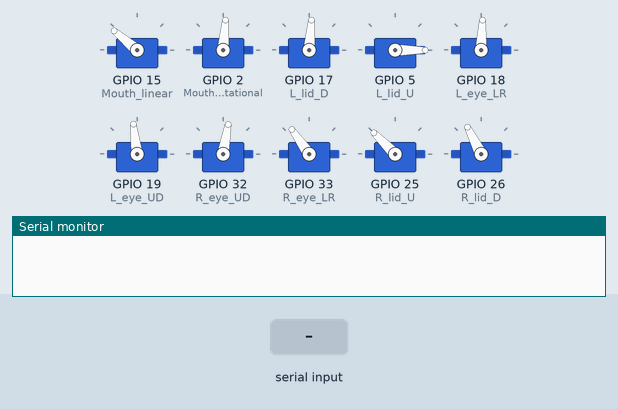
Simulated run of this sketch. Board: ESP32. Shown: 10 × servo, the last lines printed to the serial monitor. Inputs (shaded band) come from the test bench. Random numbers use the default seed unless the sketch sets one.

Above: at 1.2 s.
1.3 s: "250\n" received over Serial
At 4.12 s:
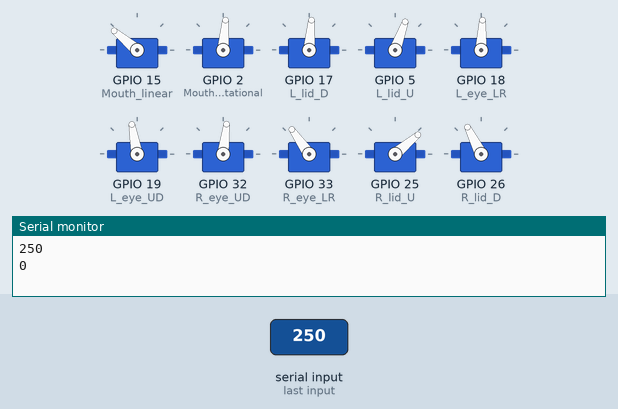
4.3 s: "200\n" received over Serial
At 4.7 s:
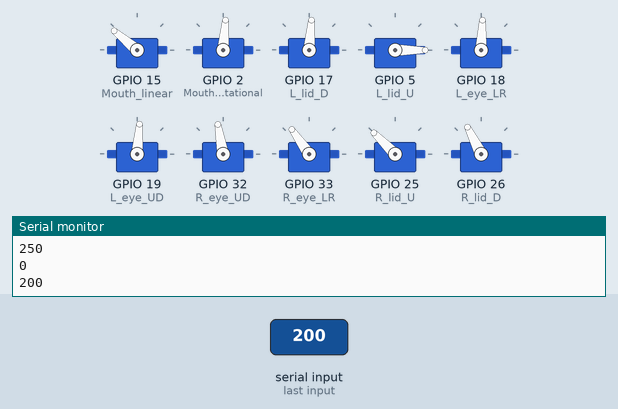
5.8 s: "5\n" received over Serial
At 7.1 s:
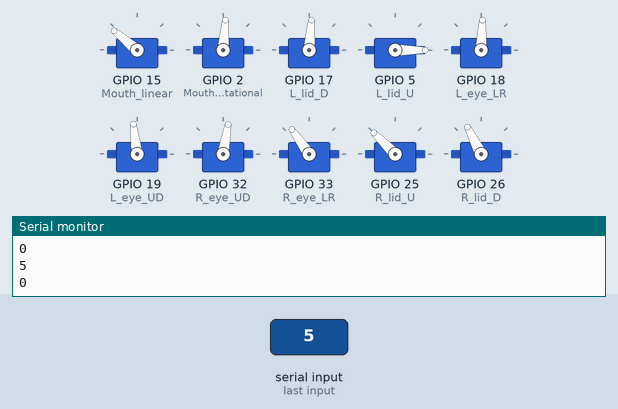
8.8 s: "200\n" received over Serial
At 10.12 s:
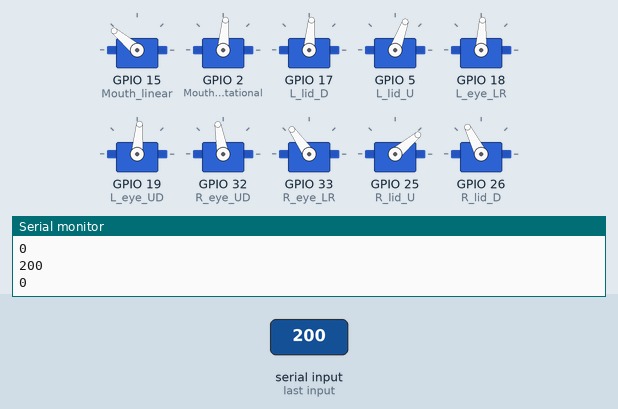
Timing chart, 0 to 11.8 s (numbered marks = the images above; inputs shaded):
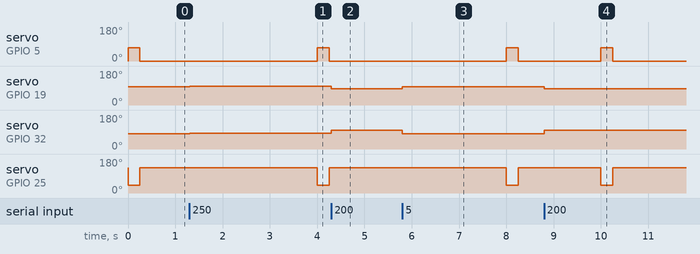

The sketch:

vulcan_servo2.ino
```cpp
#include <ESP32Servo.h>

// Define the servo object
Servo Mouth_linear;
Servo Mouth_Rotational;
//Servo myServo3;
//Servo myServo4;
Servo L_lid_D;
Servo L_lid_U;
Servo L_eye_LR;
Servo L_eye_UD;
Servo R_eye_UD;
Servo R_eye_LR;
Servo R_lid_U;
Servo R_lid_D;
//Servo myServo13;
//Servo myServo14;
//Servo myServo15;
//Servo myServo16;

bool blinking = 1;
bool Talk = 0;

hw_timer_t *timer1 = NULL;
hw_timer_t *timer2 = NULL;

int L_eye_H = 87;
int L_eye_V = 97;
int R_eye_H = 125;
int R_eye_V = 80;

int increment = 4;

volatile int angle_2 = 0;
volatile bool increasing2 = true;

volatile int angle3 = 0;
volatile bool increasing3 = true;

int blink_speed = 2;
int talking_speed = 2;
int bl_counter = 0;
int tl_counter = 0;

int randomNumber = random(5, 10);

void IRAM_ATTR onTimer1()
{
  tl_counter++;
  if(blinking==1)
  {
    if(bl_counter%(randomNumber*1000) == 0)
    {
      L_lid_U.write(70);
      R_lid_U.write(40);
    }
    if(bl_counter%(randomNumber*1000) == 250)
    {
      L_lid_U.write(0);
      R_lid_U.write(135);
      randomNumber = random(3, 7);
      blinking = 0;
    }
    bl_counter++;
  }
  if(Talk==1)
  {
    if(tl_counter% 800 == 0)
    {
      Mouth_Rotational.write(95);
    }
    if(tl_counter%800 == 400)
    {
      Mouth_Rotational.write(85);
    }
  }
}


void setup() {
  Serial.begin(115200);

  Mouth_linear.attach(15);
  Mouth_Rotational.attach(2);
  //  myServo3.attach(4);
  //  myServo4.attach(16);
  L_lid_D.attach(17);
  L_lid_U.attach(5);
  L_eye_LR.attach(18);
  L_eye_UD.attach(19);
  R_eye_UD.attach(32);
  R_eye_LR.attach(33);
  R_lid_U.attach(25);
  R_lid_D.attach(26);
  //  myServo13.attach(27);
  //  myServo14.attach(14);
  //  myServo15.attach(12);
  //  myServo16.attach(13);

  L_lid_D.write(85);
  L_lid_U.write(0);
  L_eye_LR.write(87);
  L_eye_UD.write(97);
  R_eye_UD.write(80);
  R_eye_LR.write(125);
  R_lid_U.write(135);
  R_lid_D.write(117);
  Mouth_linear.write(140);
  Mouth_Rotational.write(85);

    // Create a hardware timer
  timer1 = timerBegin(1000000); // Timer 1, prescaler of 80 (1 tick = 1 µs)
  timerAttachInterrupt(timer1, &onTimer1); // Attach interrupt
  timerAlarm(timer1, 1000, true, 0); // Set alarm to 5 seconds (5,000,000 µs)

//  timer2 = timerBegin(1000000); // Timer 2
//  timerAttachInterrupt(timer2, &onTimer2);
//  timerAlarm(timer2, 1000, true, 0); // 300 miliseconds for Servo 2
}

void check_cond()
{
   if (L_eye_V >= 115)
      L_eye_V = 115;
    if (L_eye_V <= 85)
      L_eye_V = 85;

    if (L_eye_H >= 115)
      L_eye_H = 115;
    if (L_eye_H <= 60)
      L_eye_H = 60;

    if (R_eye_V >= 100)
      R_eye_V = 100;
    if (R_eye_V <= 65)
      R_eye_V = 65;

    if (R_eye_H >= 150)
      R_eye_H = 150;
    if (R_eye_H <= 95)
      R_eye_H = 95;
}
void loop() {
  unsigned long currentMillis = millis();  // Get the current time

  if (Serial.available() > 0)
  {
    int receivedValue = 5;
    receivedValue = Serial.parseInt();
    Serial.println(receivedValue);

    if (receivedValue == 1)             //Eye left
    {
      L_eye_H += increment;
      R_eye_H += increment;
    }
    else if (receivedValue == 2)        //Eye right
    {
      L_eye_H -= increment;
      R_eye_H -= increment;
    }
    else if (receivedValue == 3)        //Eye up
    {
      L_eye_V += increment;
      R_eye_V -= increment;
    }
    else if (receivedValue == 4)        //Eye down
    {

      L_eye_V -= increment;
      R_eye_V += increment;
    }
    else if (receivedValue == 5)        //Centre
    {
      L_eye_H = 87;
      L_eye_V = 97;
      R_eye_H = 125;
      R_eye_V = 80;
    }
    else if (receivedValue == 6)        //Left wink
    {
       blinking = 0;
       for (int angle = 0; angle <= 70; angle++)
       {
          L_lid_U.write(angle);
          delay(10);
       }
       delay(500);
       L_lid_U.write(0);
       blinking = 1;
    }
    else if (receivedValue == 7)        //Right wink
    {
      blinking = 0;
      for (int angle = 135; angle >= 40; angle--)
      {
        R_lid_U.write(angle);
        delay(10);
      }
      delay(500);
      R_lid_U.write(135);
      blinking = 1;
    }
    else if (receivedValue == 8)      //Talk
    {
      Talk = 1;
    }
    else if (receivedValue == 9)      //Stop talk
    {
      Talk = 0;
    }
    else if (receivedValue == 10)     //Yawn
    {
      if(Talk == 0)
      {
         blinking = 0;
        for (int angle = 85; angle <= 115; angle++)
        {
            R_lid_U.write((int)(-3.167*angle+404.167));
           L_lid_U.write((int)(2.333*angle-198.333));
            Mouth_linear.write((int)(-1.433*angle+261.833));
            Mouth_Rotational.write(angle);
            delay(30);
        }
        delay(800);
        for (int angle = 115; angle >= 85; angle--)
        {
            Mouth_linear.write((int)(-1.433*angle+261.833));
            Mouth_Rotational.write(angle);
            delay(5);
        }
        L_lid_U.write(0);
        R_lid_U.write(135);
        blinking = 1;

      }
    }
    else if (receivedValue == 11)     //Look around
    {
      // for (int angle = 125; angle <= 160; angle++)
      // {
      //   R_eye_LR.write(angle);
      //   L_eye_LR.write(3*angle-325);
      //   delay(30);
      // }
      // for (int angle = 160; angle >= 85; angle--)
      // {
      //   R_eye_LR.write(angle);
      //   L_eye_LR.write(3*angle-325);
      //   delay(30);
      // }

      // for (int angle = 125; angle <= 150; angle++)
      // {
      //   R_eye_LR.write(angle);
      //   L_eye_LR.write(3*angle-325);
      //   delay(15);
      // }
      // for (int angle = 140; angle >= 85; angle--)
      // {
      //   R_eye_LR.write(angle);
      //   L_eye_LR.write(3*angle-325);
      //   delay(15);
      // }

    }
    else if (receivedValue == 12)
    {
      //Eye roll
      /*for (int i = 0; i < steps; i++)
      {
        // Calculate the angle in radians
        angle = (2 * PI / steps) * i;

        // Calculate x and y using parametric equations
        int x = xc + radius * cos(angle);
        int y = yc + radius * sin(angle);

        // Ensure x and y are within the allowed range
        if (x >= 70 && x <= 105 && y >= 86 && y <= 108) {
            printf("(%d, %d)\n", x, y);
        }
      }*/
    } else if (receivedValue == 13) {
      //Sleep
    } else if (receivedValue == 14) {
      //Squint
    } else if (receivedValue == 15) {
      //Creep eyes
    }
    else if (receivedValue >= 100 && receivedValue < 200)
    {
        int target_H = receivedValue - 100;
        L_eye_H = map(target_H, 0, 99, 60, 115);
        R_eye_H = map(target_H, 0, 99, 95, 150);
    }
    else if (receivedValue >= 200 && receivedValue < 300)
    {
        int target_V = receivedValue - 200;
        L_eye_V = map(target_V, 0, 99, 85, 115);
        R_eye_V = map(target_V, 0, 99, 100, 65);
    }
  }
    check_cond();

    if(blinking == 0)
    {
      L_lid_D.write(85);
      L_lid_U.write(0);
      R_lid_U.write(135);
      R_lid_D.write(117);
      blinking = 1;
    }
    L_eye_LR.write(L_eye_H);
    L_eye_UD.write(L_eye_V);
    R_eye_UD.write(R_eye_V);
    R_eye_LR.write(R_eye_H);

    if(Talk == 0)
    {
      Mouth_linear.write(140);
      Mouth_Rotational.write(85);
    }

}
```

Measured:
- after the input at 1.3 s, servo on GPIO 19 (L_eye_UD): 97° → 100° at once; servo on GPIO 32 (R_eye_UD): 80° → 83° at once
- after the input at 4.3 s, servo on GPIO 19 (L_eye_UD): 100° → 85° at once; servo on GPIO 32 (R_eye_UD): 83° → 100° at once
- after the input at 5.8 s, servo on GPIO 19 (L_eye_UD): 85° → 97° at once; servo on GPIO 32 (R_eye_UD): 100° → 80° at once
- after the input at 8.8 s, servo on GPIO 19 (L_eye_UD): 97° → 85° at once; servo on GPIO 32 (R_eye_UD): 80° → 100° at once
